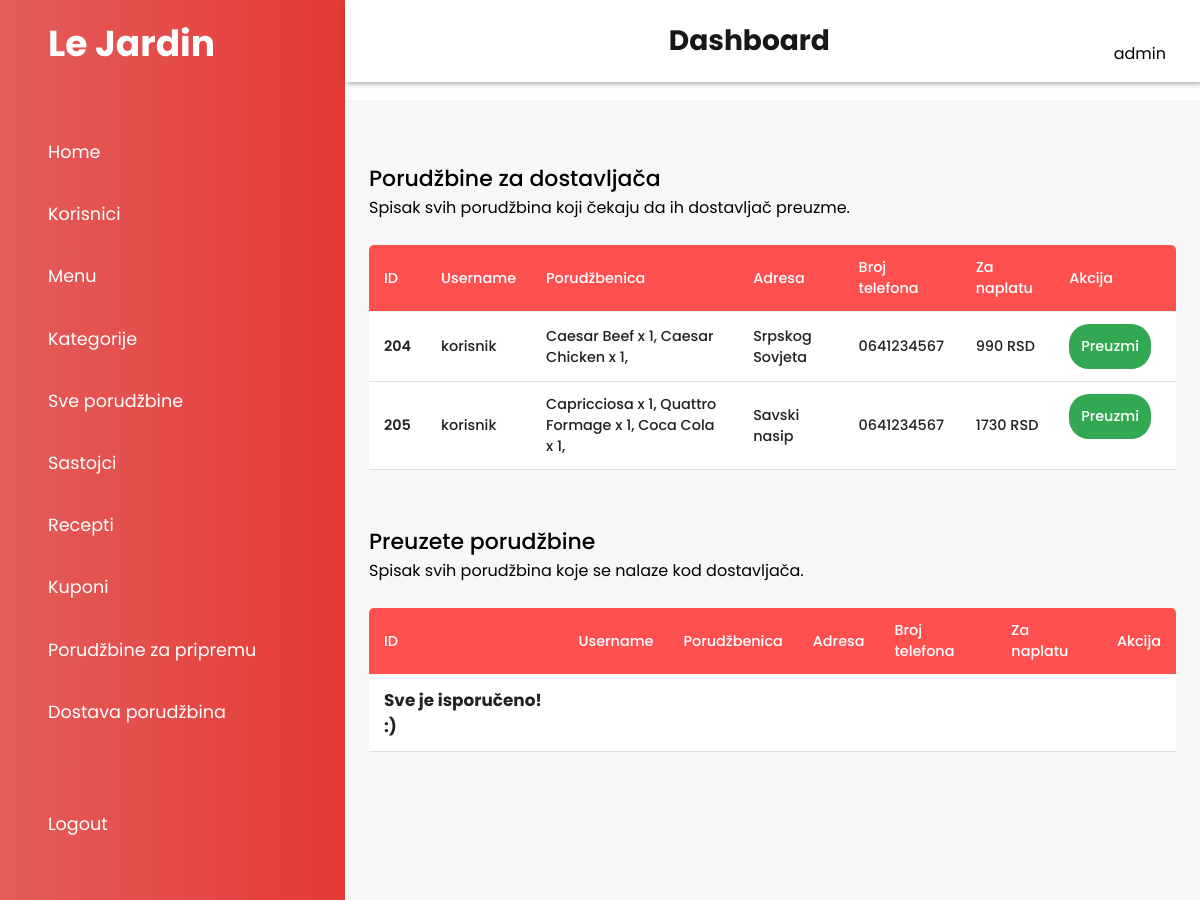
/admin/dostave.php (signed in), run on an earlier commit of the app's database.
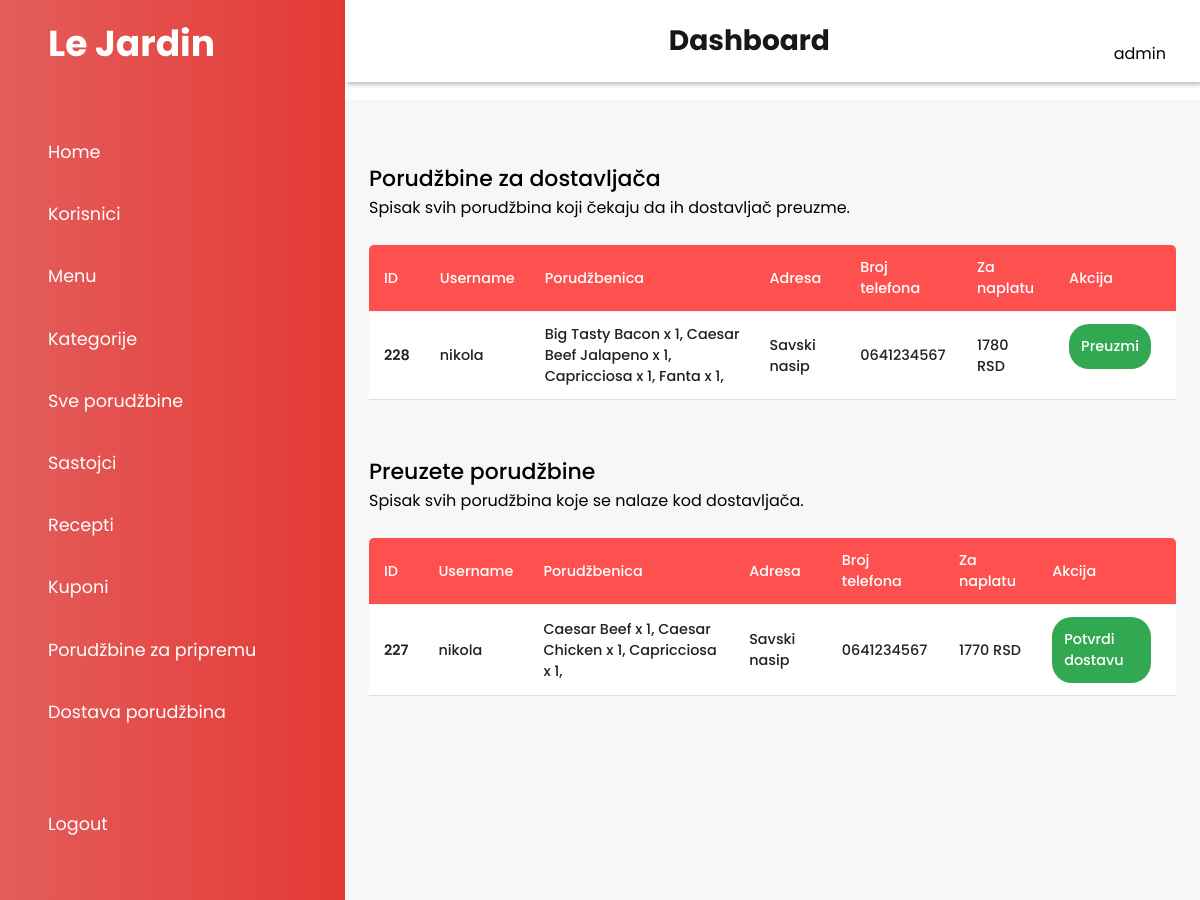
And on a later commit of the database.
### tables this page shows
CREATE TABLE `orders` (
  `id_order` int(11) NOT NULL,
  `name` varchar(100) NOT NULL,
  `email` varchar(100) NOT NULL,
  `usernameID` int(11) NOT NULL,
  `phone` varchar(20) NOT NULL,
  `city` varchar(100) NOT NULL,
  `address` varchar(255) NOT NULL,
  `pmode` varchar(50) NOT NULL,
  `products` varchar(255) NOT NULL,
  `amount_paid` varchar(100) NOT NULL,
  `order_status` varchar(100) NOT NULL,
  `membership_order` varchar(100) NOT NULL,
  `time` datetime DEFAULT NULL
);

### admin/delovi/login-check.php (called while the page is built, shortened)
<?php
    if(!isset($_SESSION['user']))
    {
        $_SESSION['no-login-message'] = "<div class='error'>Please login to access Admin Panel. </div>";
        header('location:'.'login.php');
    }else if(isset($_SESSION['user'])){
        $username = $_SESSION['user'];
        $sql = "SELECT * FROM tbl_admin WHERE username = '$username' ";
        $res = mysqli_query($conn, $sql);
        $rows_session = mysqli_fetch_assoc($res);
        $status = $rows_session['status'];
    }
?>

### admin/dostave.php (the view, shortened to what the changed rows need)
<?php include('delovi/header-admin.php'); ?>
<?php
    if($role == 'dostavljac' || $role == 'admin'){
        if($status=='active'){
?>
        <main>
            <div class="table-grid" >
                    <div class="table-responsive">
                        <table width="100%" class="content-table">
                             <thead>
                                <tr>
                                    <th>ID</th>
                                    <th>Username</th>
                                    <th>Porudžbenica</th>
                                    <th>Adresa</th>
                                    <th>Broj telefona</th>
                                    <th>Za naplatu</th>
                                    <th>Akcija</th>
                                </tr>
                            </thead>
                            <tbody>
                            <?php
                                $sql = "SELECT * FROM orders INNER JOIN tbl_admin ON orders.usernameID=tbl_admin.id WHERE order_status = 'ceka dostavu'";
                                $res = mysqli_query($conn, $sql);
                                if($res==TRUE){
                                    $count = mysqli_num_rows($res);
                                    if($count>0){
                                        while($rows=mysqli_fetch_assoc($res))
                                        {
                                            $id=$rows['id_order'];
                                            $username=$rows['username'];
                                            $porudzbina=$rows['products'];
                                            $address=$rows['address'];
                                            $phone=$rows['phone'];
                                            $amount_paid=$rows['amount_paid'];
                                            ?>
                                                <tr>
                                                    <td data-label="ID"><?php echo $id; ?></td>
                                                    <td data-label="Username"><?php echo $username; ?></td>
                                                    <td data-label="Porudžbenica"><?php echo $porudzbina; ?></td>
                                                    <td data-label="Adresa"><?php echo $address; ?></td>
                                                    <td data-label="Broj telefona"><?php echo $phone; ?></td>
                                                    <td data-label="Za naplatu"><?php echo $amount_paid; ?> RSD</td>
                                                    <td colspan="1">
                                                        <a href="kod_dostavljaca.php?id=<?php echo $id; ?>" class="btn-success"><i class="las la-check-circle"></i> Preuzmi</a>
                                                    </td>
                                                </tr>
                                            <?php
                                        }
                                    }
                                }
                            ?>
                            </tbody>
                        </table>
                    </div>
            </div>
                <div class="table-grid" >
                    <div class="table-responsive">
                        <table width="100%" class="content-table">
                            <thead>
                                <tr>
                                    <th>ID</th>
                                    <th>Username</th>
                                    <th>Porudžbenica</th>
                                    <th>Adresa</th>
                                    <th>Broj telefona</th>
                                    <th>Za naplatu</th>
                                    <th>Akcija</th>
                                 </tr>
                            </thead>
                            <tbody>
                            <?php
                                $sql = "SELECT * FROM orders INNER JOIN tbl_admin ON orders.usernameID=tbl_admin.id WHERE order_status = 'preuzeo dostavljac'";
                                $res = mysqli_query($conn, $sql);
                                if($res==TRUE){
                                    $count = mysqli_num_rows($res);
                                    if($count>0){
                                        while($rows=mysqli_fetch_assoc($res))
                                        {
                                            $id=$rows['id_order'];
                                            $username=$rows['username'];
                                            $porudzbina=$rows['products'];
                                            $address=$rows['address'];
                                            $phone=$rows['phone'];
                                            $amount_paid=$rows['amount_paid'];
                                            ?>
                                                <tr>
                                                    <td data-label="ID"><?php echo $id; ?></td>
                                                    <td data-label="Username"><?php echo $username; ?></td>
                                                    <td data-label="Porudžbenica"><?php echo $porudzbina; ?></td>
                                                    <td data-label="Adresa"><?php echo $address; ?></td>
                                                    <td data-label="Broj telefona"><?php echo $phone; ?></td>
                                                    <td data-label="Za naplatu"><?php echo $amount_paid; ?> RSD</td>
                                                    <td colspan="1">
                                                        <a href="kompletirano.php?id=<?php echo $id; ?>" class="btn-success"><i class="las la-check-circle"></i> Potvrdi dostavu</a>
                                                    </td>
                                                </tr>
                                            <?php
                                        }
                                    }else{
                                        ?>
                                            <tr class="text-center">
                                                <td><h3><?php echo 'Sve je isporučeno! :) '; ?></h3></td>
                                                <td></td>
                                                <td></td>
                                                <td></td>
                                                <td></td>
                                                <td></td>
                                                <td></td>
                                            </tr>
                                        <?php
                                    }
                                }
                            ?>
                            </tbody>
                        </table>
                    </div>
                </div>
            </main>
        <?php
        }else{
            $_SESSION['inactive_status'] = "Vaš nalog nije više aktivan. Kontaktirajte podršku za više informacija.";
            header('location: login.php');
        }
    }else{
            header('location: index.php');
        }
        ?>
    </body>
</html>

What changed in the data, as far as the page shows it:
removed orders: id_order "204", usernameID.username "korisnik", products "Caesar Beef x 1, Caesar Chicken x 1,", address "Srpskog Sovjeta", phone "0641234567", amount_paid "990", shown under "Porudžbine za dostavljača"
removed orders: id_order "205", usernameID.username "korisnik", products "Capricciosa x 1, Quattro Formage x 1, Coca Cola x 1,", address "Savski nasip", phone "0641234567", amount_paid "1730", shown under "Porudžbine za dostavljača"
added orders: id_order "228", usernameID.username "nikola", products "Big Tasty Bacon x 1, Caesar Beef Jalapeno x 1, Capricciosa x 1, Fanta x 1,", address "Savski nasip", phone "0641234567", amount_paid "1780", shown under "Porudžbine za dostavljača"
added orders: id_order "227", usernameID.username "nikola", products "Caesar Beef x 1, Caesar Chicken x 1, Capricciosa x 1,", address "Savski nasip", phone "0641234567", amount_paid "1770", shown under "Preuzete porudžbine"
Also different on the page:
text no longer shown: "Sve je isporučeno! :)"
